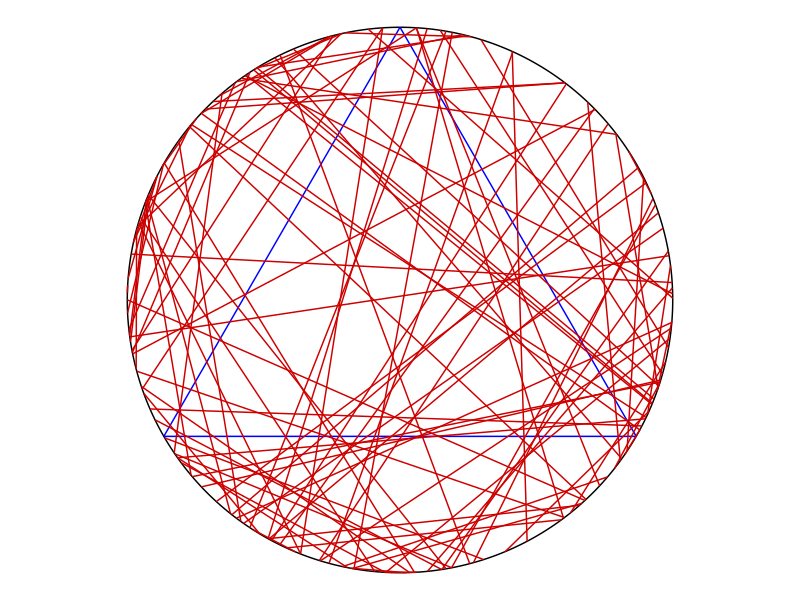
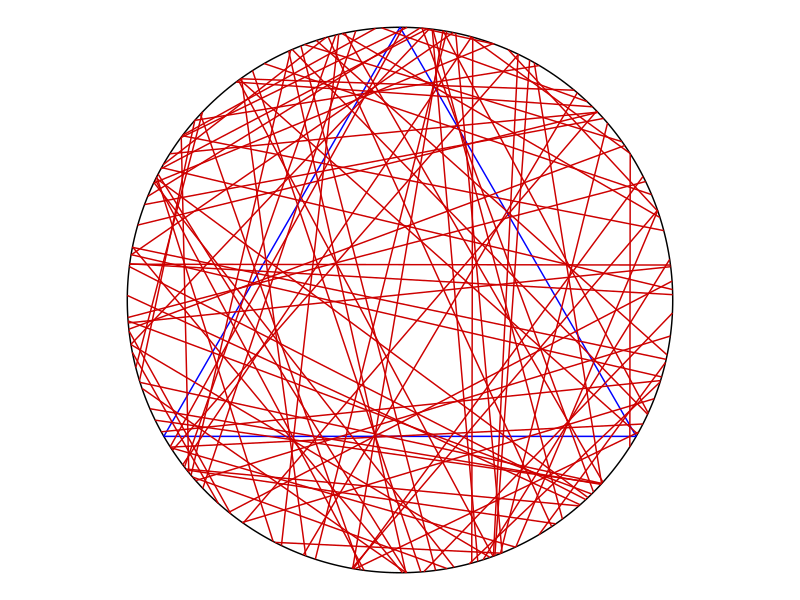
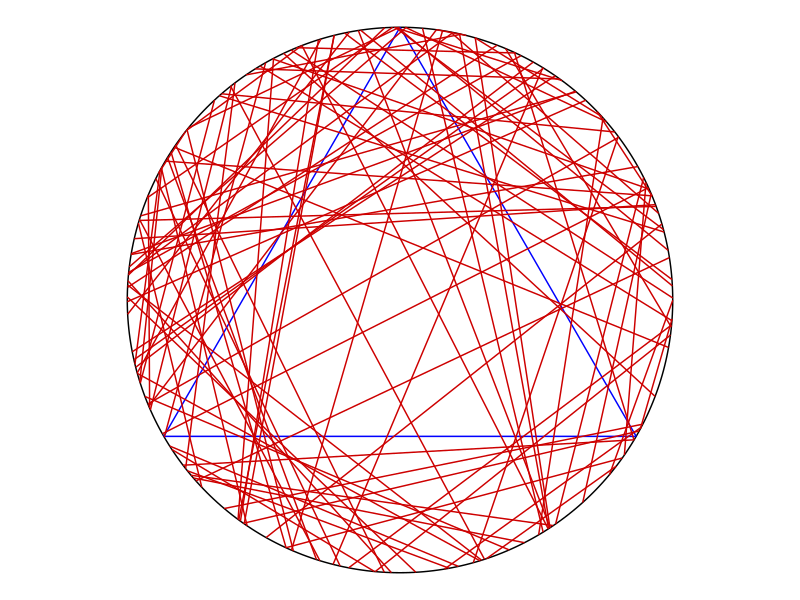

Here is the R script that generated these plots, in order:
# The value of probabilities of chords  being longer than 
# the length of the side of equilateral triangle obtained by running the code are:
# PA = 0.33
# PB = 0.50
# PC = 0.25
# However there is a small change in values of probabilities for each running 
# due to the chords being plotted randomly on the surface of the circle. 

library(tidyverse)
library(ggforce)
theme_set(theme_void()) 

x0=0; y0=0; #center of circle
r=1; #radius
numbLines=100; #number of lines

#coordinates of equilateral triangle
eqtri_df <- tibble(
  x    = c(0, sqrt(3) / 2, -sqrt(3) / 2),
  y    = c(1, -0.5, -0.5),
  xend = c(sqrt(3) / 2, -sqrt(3) / 2, 0),
  yend = c(-0.5, -0.5, 1)
)


# Method A......................................................................

thetaA1=2*pi*runif(numbLines); #choose angular component uniformly
thetaA2=2*pi*runif(numbLines); #choose angular component uniformly

#coordinates of random chords
rdmchr_A <- tibble(
  x    = x0+r*cos(thetaA1),
  y    = y0+r*sin(thetaA1),
  xend = x0+r*cos(thetaA2),
  yend = y0+r*sin(thetaA2)
)

## Calculate probability that the chord is longer than a side of the triangle

#coordinates of random chords
xA    = x0+r*cos(thetaA1);
yA    = y0+r*sin(thetaA1);
xAend = x0+r*cos(thetaA2);
yAend = y0+r*sin(thetaA2);

#length of triangle side
lengthSide<-r*sqrt(3); 

#lengths of the chords
lengthA=sqrt((xA-xAend)^2+(yA-yAend)^2);

#probability of chord being longer than triangle side
probA=mean(lengthA > lengthSide); 

## Plot A
pA <- ggplot() +
  ggforce::geom_circle(aes(x0 = 0, y0 = 0, r = 1), col = "black") +
  geom_segment(data = eqtri_df, aes(x = x, y = y, xend = xend, yend = yend), col = "blue") +
  geom_segment(data = rdmchr_A, aes(x = x, y = y, xend = xend, yend = yend),
               col = "red3") +
  coord_equal()

print(pA)


# Method B......................................................................

thetaB=2*pi*runif(numbLines); #choose angular component uniformly
pB=r*runif(numbLines); #choose radial component uniformly
qB=sqrt(r^2-pB^2); #distance to circle edge (along line)

#calculate trig values
sin_thetaB=sin(thetaB);
cos_thetaB=cos(thetaB);

# Coordinates of random chord
rdmchr_B <- tibble(
  x    = x0+pB*cos_thetaB+qB*sin_thetaB,
  y    = y0+pB*sin_thetaB-qB*cos_thetaB,
  xend = x0+pB*cos_thetaB-qB*sin_thetaB,
  yend = y0+pB*sin_thetaB+qB*cos_thetaB
)

## Calculate probability that the chord is longer than a side of the triangle

#coordinates of random chord
xB    = x0+pB*cos_thetaB+qB*sin_thetaB;
yB    = y0+pB*sin_thetaB-qB*cos_thetaB;
xBend = x0+pB*cos_thetaB-qB*sin_thetaB;
yBend = y0+pB*sin_thetaB+qB*cos_thetaB;

#length of triangle side
lengthSide<-r*sqrt(3);

#lengths of the chords
lengthB=sqrt((xB-xBend)^2+(yB-yBend)^2);

#probability of chord being longer than triangle side
probB=mean(lengthB>lengthSide);

# Plot B
pB <- ggplot() +
  ggforce::geom_circle(aes(x0 = 0, y0 = 0, r = 1), col = "black") +
  geom_segment(data = eqtri_df, aes(x = x, y = y, xend = xend, yend = yend), col = "blue") +
  geom_segment(data = rdmchr_B, aes(x = x, y = y, xend = xend, yend = yend),
               col = "red3") +
  coord_equal()

print(pB)


# Method C.......................................................................

thetaC=2*pi*runif(numbLines); #choose angular component uniformly
pC=r*sqrt(runif(numbLines)); #choose radial component
qC=sqrt(r^2-pC^2); #distance to circle edge (along line)

#calculate trig values
sin_thetaC=sin(thetaC);
cos_thetaC=cos(thetaC);

#coordinates of random chords
rdmchr_C <- tibble(
  x    = x0+pC*cos_thetaC+qC*sin_thetaC,
  y   = y0+pC*sin_thetaC-qC*cos_thetaC,
  xend = x0+pC*cos_thetaC-qC*sin_thetaC,
  yend = y0+pC*sin_thetaC+qC*cos_thetaC
)

## Calculate probability that the chord is longer than a side of the triangle

#coordinates of random chords
xC    = x0+pC*cos_thetaC+qC*sin_thetaC;
yC    = y0+pC*sin_thetaC-qC*cos_thetaC;
xCend = x0+pC*cos_thetaC-qC*sin_thetaC;
yCend = y0+pC*sin_thetaC+qC*cos_thetaC;

#length of triangle side
lengthSide<-r*sqrt(3);

#lengths of the chords
lengthC=sqrt((xC-xCend)^2+(yC-yCend)^2);

#probability of chord being longer than triangle side
probC=mean(lengthC>lengthSide);

# Plot C
pC <- ggplot() +
  ggforce::geom_circle(aes(x0 = 0, y0 = 0, r = 1), col = "black") +
  geom_segment(data = eqtri_df, aes(x = x, y = y, xend = xend, yend = yend), col = "blue") +
  geom_segment(data = rdmchr_C, aes(x = x, y = y, xend = xend, yend = yend),
               col = "red3") +
  coord_equal()

print(pC)


### References..................................................................
## https://en.wikipedia.org/wiki/Bertrand_paradox_(probability)
## https://hpaulkeeler.com/the-bertrand-paradox/
## https://github.com/hpaulkeeler/posts/blob/master/BertrandParadox/BertrandParadox.R
## https://www.wikiwand.com/en/Bertrand_paradox_(probability)
